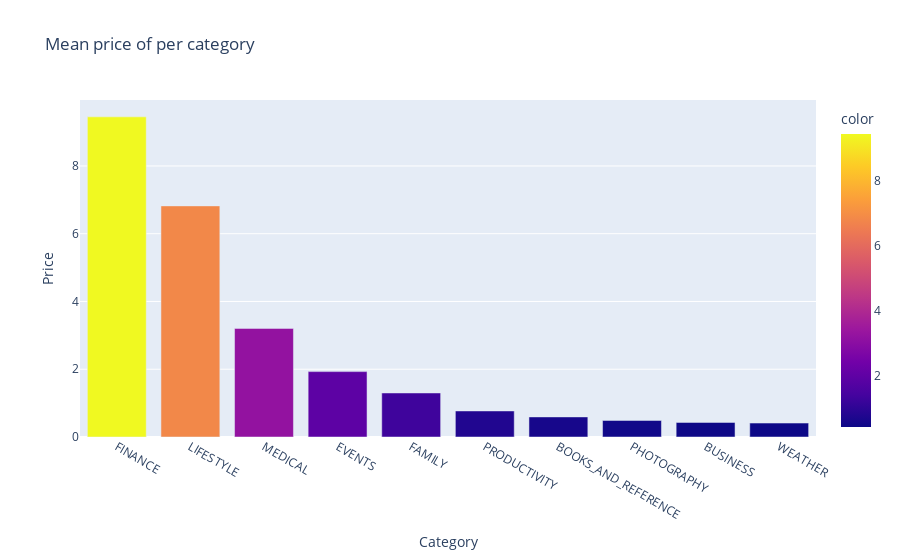

The cell this chart's notebook holds for it:
### Markdown cell above
### Mean price of per category

### Code cell
mean_price_per_category = df.groupby(by="Category").mean(numeric_only=True)['Price'].sort_values(ascending=False).head(10)
fig = px.bar(mean_price_per_category, x=mean_price_per_category.index, y='Price', color=mean_price_per_category, title='Mean price of per category')
fig.show()

### Figure 1 — Plotly figure (JSON) as saved in the notebook; plotly's stock layout.template omitted (floating-point values rounded to 4 significant figures)
{"data": [{"alignmentgroup": "True", "hovertemplate": "Category=%{x}<br>Price=%{y}<br>color=%{marker.color}<extra></extra>", "legendgroup": "", "marker": {"color": [9.449, 6.821, 3.205, 1.93, 1.3, 0.7689, 0.5928, 0.4894, 0.4307, 0.4112], "coloraxis": "coloraxis", "pattern": {"shape": ""}}, "name": "", "offsetgroup": "", "orientation": "v", "showlegend": false, "textposition": "auto", "type": "bar", "x": ["FINANCE", "LIFESTYLE", "MEDICAL", "EVENTS", "FAMILY", "PRODUCTIVITY", "BOOKS_AND_REFERENCE", "PHOTOGRAPHY", "BUSINESS", "WEATHER"], "xaxis": "x", "y": [9.449, 6.821, 3.205, 1.93, 1.3, 0.7689, 0.5928, 0.4894, 0.4307, 0.4112], "yaxis": "y"}], "layout": {"barmode": "relative", "coloraxis": {"colorbar": {"title": {"text": "color"}}, "colorscale": [[0, "#0d0887"], [0.1111, "#46039f"], [0.2222, "#7201a8"], [0.3333, "#9c179e"], [0.4444, "#bd3786"], [0.5556, "#d8576b"], [0.6667, "#ed7953"], [0.7778, "#fb9f3a"], [0.8889, "#fdca26"], [1, "#f0f921"]]}, "legend": {"tracegroupgap": 0}, "title": {"text": "Mean price of per category"}, "xaxis": {"anchor": "y", "domain": [0, 1], "title": {"text": "Category"}}, "yaxis": {"anchor": "x", "domain": [0, 1], "title": {"text": "Price"}}}}
